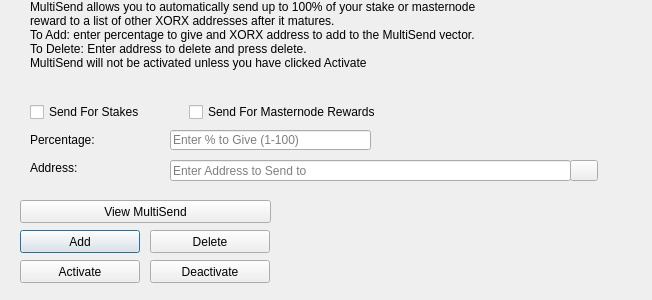
<?xml version="1.0" encoding="UTF-8"?>
<ui version="4.0">
 <class>MultiSendDialog</class>
 <widget class="QDialog" name="MultiSendDialog">
  <property name="windowModality">
   <enum>Qt::NonModal</enum>
  </property>
  <property name="geometry">
   <rect>
    <x>0</x>
    <y>0</y>
    <width>652</width>
    <height>300</height>
   </rect>
  </property>
  <property name="windowTitle">
   <string>MultiSend</string>
  </property>
  <widget class="QLineEdit" name="multiSendPercentEdit">
   <property name="geometry">
    <rect>
     <x>170</x>
     <y>130</y>
     <width>201</width>
     <height>20</height>
    </rect>
   </property>
   <property name="toolTip">
    <string>Enter whole numbers 1 - 100</string>
   </property>
   <property name="placeholderText">
    <string>Enter % to Give (1-100)</string>
   </property>
  </widget>
  <widget class="QLineEdit" name="multiSendAddressEdit">
   <property name="geometry">
    <rect>
     <x>170</x>
     <y>160</y>
     <width>401</width>
     <height>21</height>
    </rect>
   </property>
   <property name="toolTip">
    <string/>
   </property>
   <property name="placeholderText">
    <string>Enter Address to Send to</string>
   </property>
  </widget>
  <widget class="QLabel" name="label_2">
   <property name="geometry">
    <rect>
     <x>30</x>
     <y>0</y>
     <width>451</width>
     <height>121</height>
    </rect>
   </property>
   <property name="lineWidth">
    <number>1</number>
   </property>
   <property name="text">
    <string>MultiSend allows you to automatically send up to 100% of your stake or masternode reward to a list of other XORX addresses after it matures.
To Add: enter percentage to give and XORX address to add to the MultiSend vector.
To Delete: Enter address to delete and press delete.
MultiSend will not be activated unless you have clicked Activate</string>
   </property>
   <property name="alignment">
    <set>Qt::AlignLeading|Qt::AlignLeft|Qt::AlignTop</set>
   </property>
   <property name="wordWrap">
    <bool>true</bool>
   </property>
  </widget>
  <widget class="QLabel" name="message">
   <property name="geometry">
    <rect>
     <x>290</x>
     <y>200</y>
     <width>351</width>
     <height>91</height>
    </rect>
   </property>
   <property name="text">
    <string/>
   </property>
  </widget>
  <widget class="QPushButton" name="addButton">
   <property name="geometry">
    <rect>
     <x>20</x>
     <y>230</y>
     <width>120</width>
     <height>23</height>
    </rect>
   </property>
   <property name="toolTip">
    <string/>
   </property>
   <property name="statusTip">
    <string>Add to MultiSend Vector</string>
   </property>
   <property name="text">
    <string>Add</string>
   </property>
  </widget>
  <widget class="QPushButton" name="disableButton">
   <property name="geometry">
    <rect>
     <x>150</x>
     <y>260</y>
     <width>120</width>
     <height>23</height>
    </rect>
   </property>
   <property name="statusTip">
    <string>Deactivate MultiSend</string>
   </property>
   <property name="text">
    <string>Deactivate</string>
   </property>
  </widget>
  <widget class="QPushButton" name="addressBookButton">
   <property name="geometry">
    <rect>
     <x>570</x>
     <y>160</y>
     <width>28</width>
     <height>21</height>
    </rect>
   </property>
   <property name="toolTip">
    <string>Choose an address from the address book</string>
   </property>
   <property name="text">
    <string/>
   </property>
   <property name="icon">
    <iconset resource="../xorx.qrc">
     <normaloff>:/icons/address-book</normaloff>:/icons/address-book</iconset>
   </property>
   <property name="shortcut">
    <string>Alt+A</string>
   </property>
   <property name="autoDefault">
    <bool>false</bool>
   </property>
  </widget>
  <widget class="QLabel" name="label">
   <property name="geometry">
    <rect>
     <x>30</x>
     <y>130</y>
     <width>121</width>
     <height>20</height>
    </rect>
   </property>
   <property name="toolTip">
    <string>Percentage of stake to send</string>
   </property>
   <property name="text">
    <string>Percentage:</string>
   </property>
  </widget>
  <widget class="QLabel" name="label_5">
   <property name="geometry">
    <rect>
     <x>30</x>
     <y>160</y>
     <width>111</width>
     <height>16</height>
    </rect>
   </property>
   <property name="toolTip">
    <string>Address to send portion of stake to</string>
   </property>
   <property name="text">
    <string>Address:</string>
   </property>
  </widget>
  <widget class="QPushButton" name="deleteButton">
   <property name="geometry">
    <rect>
     <x>150</x>
     <y>230</y>
     <width>120</width>
     <height>23</height>
    </rect>
   </property>
   <property name="toolTip">
    <string/>
   </property>
   <property name="statusTip">
    <string>Delete Address From MultiSend Vector</string>
   </property>
   <property name="text">
    <string>Delete</string>
   </property>
  </widget>
  <widget class="QPushButton" name="activateButton">
   <property name="geometry">
    <rect>
     <x>20</x>
     <y>260</y>
     <width>120</width>
     <height>23</height>
    </rect>
   </property>
   <property name="statusTip">
    <string>Activate MultiSend</string>
   </property>
   <property name="text">
    <string>Activate</string>
   </property>
  </widget>
  <widget class="QPushButton" name="viewButton">
   <property name="geometry">
    <rect>
     <x>20</x>
     <y>200</y>
     <width>251</width>
     <height>23</height>
    </rect>
   </property>
   <property name="toolTip">
    <string/>
   </property>
   <property name="statusTip">
    <string>View MultiSend Vector</string>
   </property>
   <property name="text">
    <string>View MultiSend</string>
   </property>
  </widget>
  <widget class="QWidget" name="horizontalLayoutWidget">
   <property name="geometry">
    <rect>
     <x>30</x>
     <y>100</y>
     <width>351</width>
     <height>24</height>
    </rect>
   </property>
   <layout class="QHBoxLayout" name="horizontalLayout">
    <item>
     <widget class="QCheckBox" name="multiSendStakeCheckBox">
      <property name="text">
       <string>Send For Stakes</string>
      </property>
     </widget>
    </item>
    <item>
     <widget class="QCheckBox" name="multiSendMasternodeCheckBox">
      <property name="text">
       <string>Send For Masternode Rewards</string>
      </property>
     </widget>
    </item>
   </layout>
  </widget>
 </widget>
 <resources>
  <include location="../xorx.qrc"/>
 </resources>
 <connections/>
</ui>
